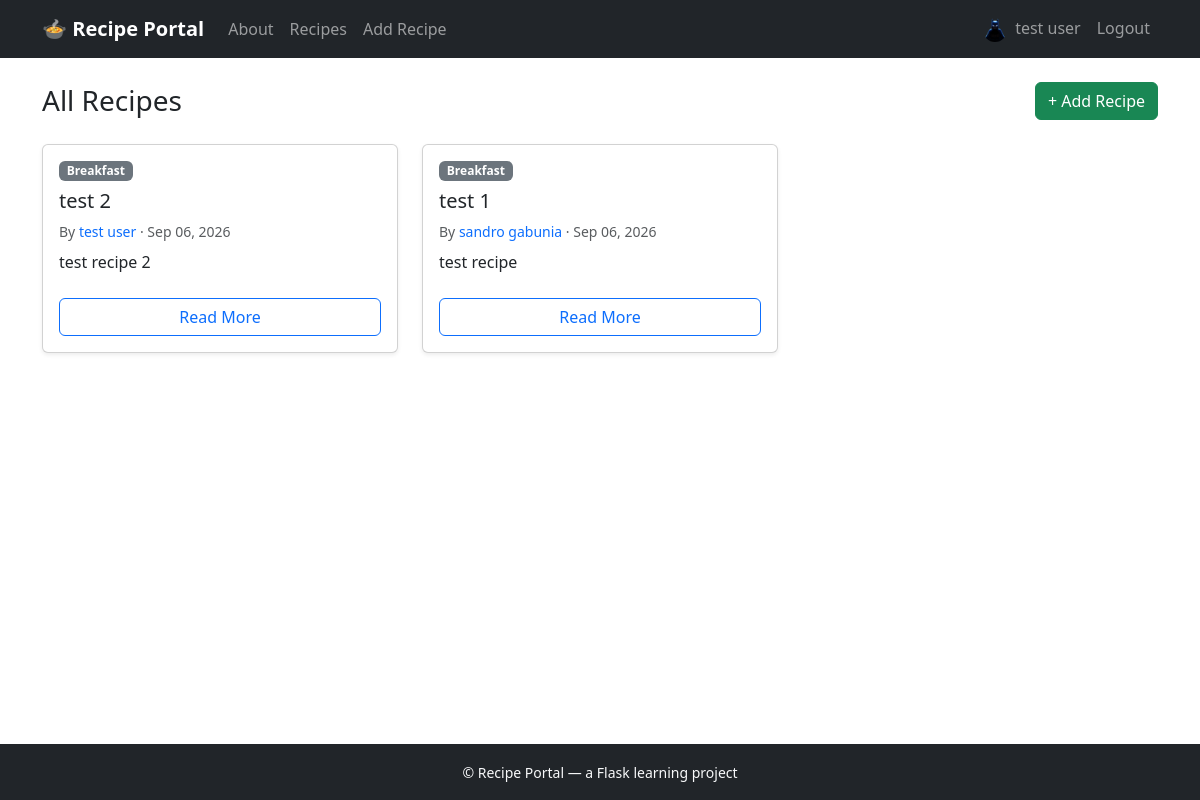
/recipes/ (signed in), run on an earlier commit of the app's database.
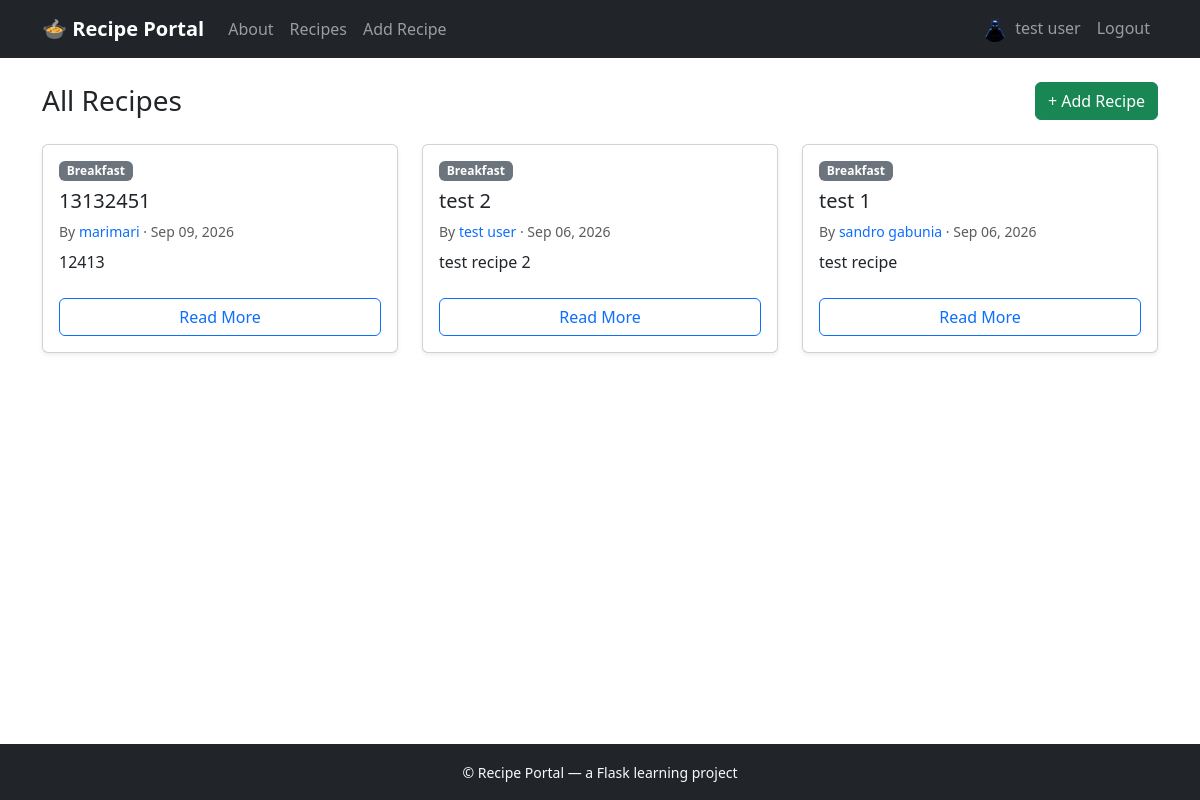
And on a later commit of the database.
### app/models.py (models this page shows, shortened)
class User(UserMixin, db.Model):
    __tablename__ = 'users'
    id = db.Column(db.Integer, primary_key=True)
    name = db.Column(db.String(100), nullable=False)
    email = db.Column(db.String(120), unique=True, nullable=False, index=True)
    password_hash = db.Column(db.String(255), nullable=False)
    profile_picture = db.Column(db.String(255), default='default.png')
    created_at = db.Column(db.DateTime, default=lambda: datetime.now(timezone.utc))
    recipes = db.relationship(
        'Recipe',
        backref='author',
        lazy='dynamic',
        cascade='all, delete-orphan'
    )

class Recipe(db.Model):
    __tablename__ = 'recipes'
    id = db.Column(db.Integer, primary_key=True)
    title = db.Column(db.String(150), nullable=False)
    short_description = db.Column(db.String(300), nullable=False)
    full_recipe = db.Column(db.Text, nullable=False)
    category = db.Column(db.String(50), nullable=False)
    prep_time = db.Column(db.Integer, nullable=False)   # minutes
    servings = db.Column(db.Integer, nullable=False)
    date_added = db.Column(db.DateTime, default=datetime.utcnow, index=True)
    user_id = db.Column(db.Integer, db.ForeignKey('users.id'), nullable=False)

### app/recipes/routes.py (the view)
@recipes_bp.route('/')
def list_recipes():
    recipes = Recipe.query.order_by(Recipe.date_added.desc()).all()
    return render_template('recipes/list.html', recipes=recipes)

### app/templates/recipes/list.html (shortened to what this page needs)
{% extends "base.html" %}
{% block content %}
<div class="d-flex justify-content-between align-items-center mb-4">
    <h1 class="h3 mb-0">All Recipes</h1>
    {% if current_user.is_authenticated %}
        <a href="{{ url_for('recipes.add_recipe') }}" class="btn btn-success">
            + Add Recipe
        </a>
    {% endif %}
</div>
{% if recipes %}
    <div class="row row-cols-1 row-cols-sm-2 row-cols-lg-3 g-4">
        {% for recipe in recipes %}
        <div class="col">
            <div class="card h-100 recipe-card shadow-sm">
                <div class="card-body d-flex flex-column">
                    <span class="badge bg-secondary align-self-start mb-2">{{ recipe.category }}</span>
                    <h5 class="card-title">{{ recipe.title }}</h5>
                    <p class="card-text text-muted small mb-2">
                        By
                        <a href="{{ url_for('profile.view_profile', user_id=recipe.author.id) }}" class="text-decoration-none">
                            {{ recipe.author.name }}
                        </a>
                        &middot; {{ recipe.date_added.strftime('%b %d, %Y') }}
                    </p>
                    <p class="card-text flex-grow-1">{{ recipe.short_description }}</p>
                    <a href="{{ url_for('recipes.view_recipe', recipe_id=recipe.id) }}" class="btn btn-outline-primary mt-2">
                        Read More
                    </a>
                </div>
            </div>
        </div>
        {% endfor %}
    </div>
{% endif %}
{% endblock %}

### app/templates/base.html (shortened to what this page needs)
<!DOCTYPE html>
<html lang="en">
<head>
    <link href="https://cdn.jsdelivr.net/npm/bootstrap@5.3.3/dist/css/bootstrap.min.css" rel="stylesheet">
    <link rel="stylesheet" href="{{ url_for('static', filename='css/style.css') }}">
</head>
<body class="d-flex flex-column min-vh-100">
    <nav class="navbar navbar-expand-lg navbar-dark bg-dark sticky-top">
        <div class="container">
            <a class="navbar-brand fw-semibold" href="{{ url_for('recipes.list_recipes') }}">
                🍲 Recipe Portal
            </a>
            <div class="collapse navbar-collapse" id="navbarNav">
                <ul class="navbar-nav me-auto mb-2 mb-lg-0">
                    <li class="nav-item">
                        <a class="nav-link" href="{{ url_for('main.about') }}">About</a>
                    </li>
                    <li class="nav-item">
                        <a class="nav-link" href="{{ url_for('recipes.list_recipes') }}">Recipes</a>
                    </li>
                    {% if current_user.is_authenticated %}
                    <li class="nav-item">
                        <a class="nav-link" href="{{ url_for('recipes.add_recipe') }}">Add Recipe</a>
                    </li>
                    {% endif %}
                </ul>
                <ul class="navbar-nav ms-auto mb-2 mb-lg-0">
                    {% if current_user.is_authenticated %}
                        <li class="nav-item">
                            <a class="nav-link" href="{{ url_for('profile.view_profile', user_id=current_user.id) }}">
                                <img src="{{ url_for('static', filename='profile_pics/' + current_user.profile_picture) }}"
                                    alt="" class="rounded-circle me-1" width="24" height="24">
                                {{ current_user.name }}
                            </a>
                        </li>
                        <li class="nav-item">
                            <a class="nav-link" href="{{ url_for('auth.logout') }}">Logout</a>
                        </li>
                    {% endif %}
                </ul>
            </div>
        </div>
    </nav>
    <main class="container flex-grow-1 py-4">
        {% block content %}{% endblock %}
    </main>
    <footer class="bg-dark text-light text-center py-3 mt-auto">
        <small>&copy; Recipe Portal — a Flask learning project</small>
    </footer>
</body>
</html>

### app/static/css/style.css (style rules this page uses)
.recipe-card { transition: transform 0.15s ease, box-shadow 0.15s ease; }

What changed in the data, as far as the page shows it:
added Recipe: category "Breakfast", title "13132451", author.name "marimari", date_added "Sep 09, 2026", short_description "12413"
